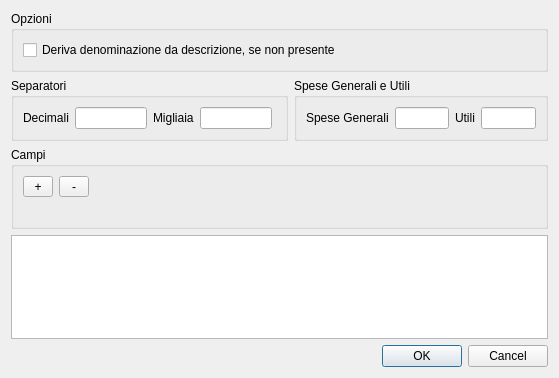
<?xml version="1.0" encoding="UTF-8"?>
<ui version="4.0">
 <class>LoadFromTXTDialog</class>
 <widget class="QDialog" name="LoadFromTXTDialog">
  <property name="geometry">
   <rect>
    <x>0</x>
    <y>0</y>
    <width>559</width>
    <height>378</height>
   </rect>
  </property>
  <property name="windowTitle">
   <string>Dialog</string>
  </property>
  <layout class="QGridLayout" name="gridLayout">
   <item row="1" column="0">
    <widget class="QGroupBox" name="groupBox_2">
     <property name="title">
      <string>Separatori</string>
     </property>
     <layout class="QGridLayout" name="gridLayout_3">
      <item row="0" column="0">
       <widget class="QLabel" name="decimalSepLabel">
        <property name="text">
         <string>Decimali</string>
        </property>
       </widget>
      </item>
      <item row="0" column="2">
       <widget class="QLabel" name="thousandSepLabel">
        <property name="text">
         <string>Migliaia</string>
        </property>
       </widget>
      </item>
      <item row="0" column="1">
       <widget class="QLineEdit" name="decimalSepLineEdit">
        <property name="text">
         <string/>
        </property>
        <property name="alignment">
         <set>Qt::AlignRight|Qt::AlignTrailing|Qt::AlignVCenter</set>
        </property>
       </widget>
      </item>
      <item row="0" column="3">
       <widget class="QLineEdit" name="thousandSepLineEdit">
        <property name="text">
         <string/>
        </property>
        <property name="alignment">
         <set>Qt::AlignRight|Qt::AlignTrailing|Qt::AlignVCenter</set>
        </property>
       </widget>
      </item>
      <item row="0" column="4">
       <spacer name="horizontalSpacer_3">
        <property name="orientation">
         <enum>Qt::Horizontal</enum>
        </property>
        <property name="sizeHint" stdset="0">
         <size>
          <width>40</width>
          <height>20</height>
         </size>
        </property>
       </spacer>
      </item>
     </layout>
    </widget>
   </item>
   <item row="1" column="1">
    <widget class="QGroupBox" name="groupBox_3">
     <property name="title">
      <string>Spese Generali e Utili</string>
     </property>
     <layout class="QGridLayout" name="gridLayout_5">
      <item row="0" column="2">
       <widget class="QLineEdit" name="overheadsLineEdit"/>
      </item>
      <item row="0" column="0">
       <widget class="QLabel" name="overheadsLabel">
        <property name="text">
         <string>Spese Generali</string>
        </property>
       </widget>
      </item>
      <item row="0" column="3">
       <widget class="QLabel" name="profitsLabel">
        <property name="text">
         <string>Utili</string>
        </property>
       </widget>
      </item>
      <item row="0" column="4">
       <widget class="QLineEdit" name="profitsLineEdit"/>
      </item>
     </layout>
    </widget>
   </item>
   <item row="2" column="0" colspan="2">
    <widget class="QGroupBox" name="groupBox">
     <property name="title">
      <string>Campi</string>
     </property>
     <layout class="QGridLayout" name="gridLayout_2">
      <item row="0" column="0">
       <widget class="QToolButton" name="addColButton">
        <property name="minimumSize">
         <size>
          <width>30</width>
          <height>0</height>
         </size>
        </property>
        <property name="text">
         <string>+</string>
        </property>
       </widget>
      </item>
      <item row="0" column="1">
       <widget class="QToolButton" name="delColButton">
        <property name="minimumSize">
         <size>
          <width>30</width>
          <height>0</height>
         </size>
        </property>
        <property name="text">
         <string>-</string>
        </property>
       </widget>
      </item>
      <item row="1" column="0" colspan="3">
       <layout class="QGridLayout" name="comboBoxLayout"/>
      </item>
      <item row="1" column="3">
       <spacer name="horizontalSpacer_2">
        <property name="orientation">
         <enum>Qt::Horizontal</enum>
        </property>
        <property name="sizeHint" stdset="0">
         <size>
          <width>40</width>
          <height>20</height>
         </size>
        </property>
       </spacer>
      </item>
      <item row="0" column="2" colspan="2">
       <spacer name="horizontalSpacer">
        <property name="orientation">
         <enum>Qt::Horizontal</enum>
        </property>
        <property name="sizeHint" stdset="0">
         <size>
          <width>287</width>
          <height>20</height>
         </size>
        </property>
       </spacer>
      </item>
     </layout>
    </widget>
   </item>
   <item row="3" column="0" colspan="2">
    <widget class="QPlainTextEdit" name="plainTextEdit">
     <property name="readOnly">
      <bool>true</bool>
     </property>
    </widget>
   </item>
   <item row="4" column="0" colspan="2">
    <widget class="QDialogButtonBox" name="buttonBox">
     <property name="orientation">
      <enum>Qt::Horizontal</enum>
     </property>
     <property name="standardButtons">
      <set>QDialogButtonBox::Cancel|QDialogButtonBox::Ok</set>
     </property>
    </widget>
   </item>
   <item row="0" column="0" colspan="2">
    <widget class="QGroupBox" name="generalOptionsGroupBox">
     <property name="title">
      <string>Opzioni</string>
     </property>
     <layout class="QGridLayout" name="gridLayout_4">
      <item row="0" column="0">
       <widget class="QCheckBox" name="setShortDescFromLongCheckBox">
        <property name="text">
         <string>Deriva denominazione da descrizione, se non presente</string>
        </property>
       </widget>
      </item>
     </layout>
    </widget>
   </item>
  </layout>
 </widget>
 <resources/>
 <connections>
  <connection>
   <sender>buttonBox</sender>
   <signal>accepted()</signal>
   <receiver>LoadFromTXTDialog</receiver>
   <slot>accept()</slot>
   <hints>
    <hint type="sourcelabel">
     <x>248</x>
     <y>254</y>
    </hint>
    <hint type="destinationlabel">
     <x>157</x>
     <y>274</y>
    </hint>
   </hints>
  </connection>
  <connection>
   <sender>buttonBox</sender>
   <signal>rejected()</signal>
   <receiver>LoadFromTXTDialog</receiver>
   <slot>reject()</slot>
   <hints>
    <hint type="sourcelabel">
     <x>316</x>
     <y>260</y>
    </hint>
    <hint type="destinationlabel">
     <x>286</x>
     <y>274</y>
    </hint>
   </hints>
  </connection>
 </connections>
</ui>
